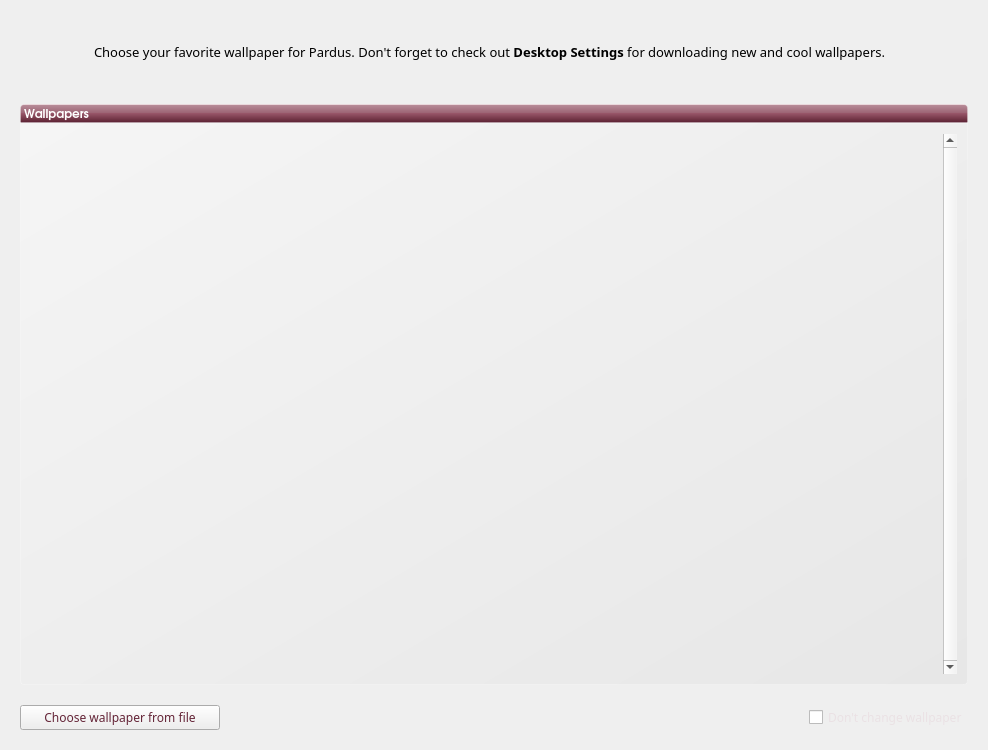
<?xml version="1.0" encoding="UTF-8"?>
<ui version="4.0">
 <class>wallpaperWidget</class>
 <widget class="QWidget" name="wallpaperWidget">
  <property name="geometry">
   <rect>
    <x>0</x>
    <y>0</y>
    <width>988</width>
    <height>750</height>
   </rect>
  </property>
  <property name="windowTitle">
   <string>Wallpaper</string>
  </property>
  <property name="styleSheet">
   <string notr="true"/>
  </property>
  <layout class="QGridLayout" name="gridLayout">
   <property name="margin">
    <number>20</number>
   </property>
   <property name="spacing">
    <number>0</number>
   </property>
   <item row="0" column="0">
    <widget class="QLabel" name="label_2">
     <property name="minimumSize">
      <size>
       <width>64</width>
       <height>64</height>
      </size>
     </property>
     <property name="maximumSize">
      <size>
       <width>64</width>
       <height>64</height>
      </size>
     </property>
     <property name="text">
      <string/>
     </property>
     <property name="pixmap">
      <pixmap resource="raw.qrc">:/raw/pics/preferences-desktop-wallpaper.png</pixmap>
     </property>
    </widget>
   </item>
   <item row="0" column="1">
    <widget class="QLabel" name="description">
     <property name="minimumSize">
      <size>
       <width>300</width>
       <height>0</height>
      </size>
     </property>
     <property name="font">
      <font>
       <family>Sans Serif</family>
       <pointsize>10</pointsize>
      </font>
     </property>
     <property name="styleSheet">
      <string notr="true"/>
     </property>
     <property name="text">
      <string>Choose your favorite wallpaper for Pardus. Don't forget to check out &lt;b&gt;Desktop Settings&lt;/b&gt; for downloading new and cool wallpapers.</string>
     </property>
     <property name="wordWrap">
      <bool>true</bool>
     </property>
     <property name="indent">
      <number>10</number>
     </property>
    </widget>
   </item>
   <item row="1" column="0">
    <spacer name="verticalSpacer_4">
     <property name="orientation">
      <enum>Qt::Vertical</enum>
     </property>
     <property name="sizeType">
      <enum>QSizePolicy::Fixed</enum>
     </property>
     <property name="sizeHint" stdset="0">
      <size>
       <width>20</width>
       <height>20</height>
      </size>
     </property>
    </spacer>
   </item>
   <item row="2" column="0" colspan="2">
    <layout class="QVBoxLayout" name="verticalLayout">
     <property name="spacing">
      <number>0</number>
     </property>
     <item>
      <widget class="QLabel" name="label">
       <property name="font">
        <font>
         <family>URW Gothic L</family>
         <pointsize>9</pointsize>
         <weight>75</weight>
         <bold>true</bold>
         <underline>false</underline>
        </font>
       </property>
       <property name="styleSheet">
        <string notr="true">background-color: qlineargradient(spread:pad, x1:0.5, y1:1, x2:0.5, y2:0, stop:0 rgba(183, 100, 124, 255), stop:0.0212465 rgba(91, 33, 50, 255), stop:0.521739 rgba(152, 86, 105, 255), stop:0.527174 rgba(155, 98, 115, 255), stop:0.983696 rgba(184, 141, 153, 255), stop:1 rgba(220, 173, 186, 255));
/*background-color: qlineargradient(spread:pad, x1:1, y1:1, x2:0, y2:0, stop:0 rgba(219, 219, 219, 100), stop:1 rgba(255, 255, 255, 100));*/
border: 1px solid rgba(255,255,255,50);
color:white;
border-top-left-radius: 4px;
border-top-right-radius: 4px;</string>
       </property>
       <property name="text">
        <string>Wallpapers</string>
       </property>
       <property name="margin">
        <number>5</number>
       </property>
      </widget>
     </item>
     <item>
      <widget class="QListWidget" name="listWallpaper">
       <property name="sizePolicy">
        <sizepolicy hsizetype="Expanding" vsizetype="Expanding">
         <horstretch>0</horstretch>
         <verstretch>0</verstretch>
        </sizepolicy>
       </property>
       <property name="minimumSize">
        <size>
         <width>0</width>
         <height>0</height>
        </size>
       </property>
       <property name="autoFillBackground">
        <bool>false</bool>
       </property>
       <property name="styleSheet">
        <string notr="true">#listWallpaper{
padding:10px;
background-color: qlineargradient(spread:pad, x1:1, y1:1, x2:0, y2:0, stop:0 rgba(219, 219, 219, 100), stop:1 rgba(255, 255, 255, 100));
border: 1px solid rgba(255,255,255,50);
border-bottom-left-radius: 4px;
border-bottom-right-radius: 4px;
}</string>
       </property>
       <property name="frameShape">
        <enum>QFrame::NoFrame</enum>
       </property>
       <property name="frameShadow">
        <enum>QFrame::Sunken</enum>
       </property>
       <property name="verticalScrollBarPolicy">
        <enum>Qt::ScrollBarAlwaysOn</enum>
       </property>
       <property name="alternatingRowColors">
        <bool>false</bool>
       </property>
       <property name="verticalScrollMode">
        <enum>QAbstractItemView::ScrollPerPixel</enum>
       </property>
       <property name="horizontalScrollMode">
        <enum>QAbstractItemView::ScrollPerPixel</enum>
       </property>
       <property name="movement">
        <enum>QListView::Static</enum>
       </property>
       <property name="isWrapping" stdset="0">
        <bool>true</bool>
       </property>
       <property name="resizeMode">
        <enum>QListView::Adjust</enum>
       </property>
       <property name="layoutMode">
        <enum>QListView::SinglePass</enum>
       </property>
       <property name="spacing">
        <number>0</number>
       </property>
       <property name="gridSize">
        <size>
         <width>140</width>
         <height>170</height>
        </size>
       </property>
       <property name="viewMode">
        <enum>QListView::IconMode</enum>
       </property>
       <property name="modelColumn">
        <number>0</number>
       </property>
       <property name="uniformItemSizes">
        <bool>true</bool>
       </property>
       <property name="batchSize">
        <number>1</number>
       </property>
       <property name="wordWrap">
        <bool>true</bool>
       </property>
       <property name="currentRow">
        <number>-1</number>
       </property>
       <property name="sortingEnabled">
        <bool>false</bool>
       </property>
      </widget>
     </item>
     <item>
      <spacer name="verticalSpacer_3">
       <property name="orientation">
        <enum>Qt::Vertical</enum>
       </property>
       <property name="sizeType">
        <enum>QSizePolicy::Fixed</enum>
       </property>
       <property name="sizeHint" stdset="0">
        <size>
         <width>20</width>
         <height>20</height>
        </size>
       </property>
      </spacer>
     </item>
     <item>
      <layout class="QHBoxLayout" name="horizontalLayout">
       <item>
        <widget class="QPushButton" name="buttonChooseWp">
         <property name="minimumSize">
          <size>
           <width>200</width>
           <height>0</height>
          </size>
         </property>
         <property name="font">
          <font>
           <family>Sans Serif</family>
           <pointsize>9</pointsize>
          </font>
         </property>
         <property name="styleSheet">
          <string notr="true">color: #642437;</string>
         </property>
         <property name="text">
          <string>Choose wallpaper from file</string>
         </property>
         <property name="flat">
          <bool>false</bool>
         </property>
        </widget>
       </item>
       <item>
        <spacer name="horizontalSpacer_5">
         <property name="orientation">
          <enum>Qt::Horizontal</enum>
         </property>
         <property name="sizeType">
          <enum>QSizePolicy::Expanding</enum>
         </property>
         <property name="sizeHint" stdset="0">
          <size>
           <width>20</width>
           <height>20</height>
          </size>
         </property>
        </spacer>
       </item>
       <item>
        <widget class="QCheckBox" name="checkBox">
         <property name="font">
          <font>
           <family>Sans Serif</family>
           <pointsize>9</pointsize>
          </font>
         </property>
         <property name="styleSheet">
          <string notr="true">color: rgb(234, 225, 228);</string>
         </property>
         <property name="text">
          <string>Don't change wallpaper</string>
         </property>
        </widget>
       </item>
      </layout>
     </item>
    </layout>
   </item>
  </layout>
 </widget>
 <resources>
  <include location="raw.qrc"/>
 </resources>
 <connections/>
</ui>
